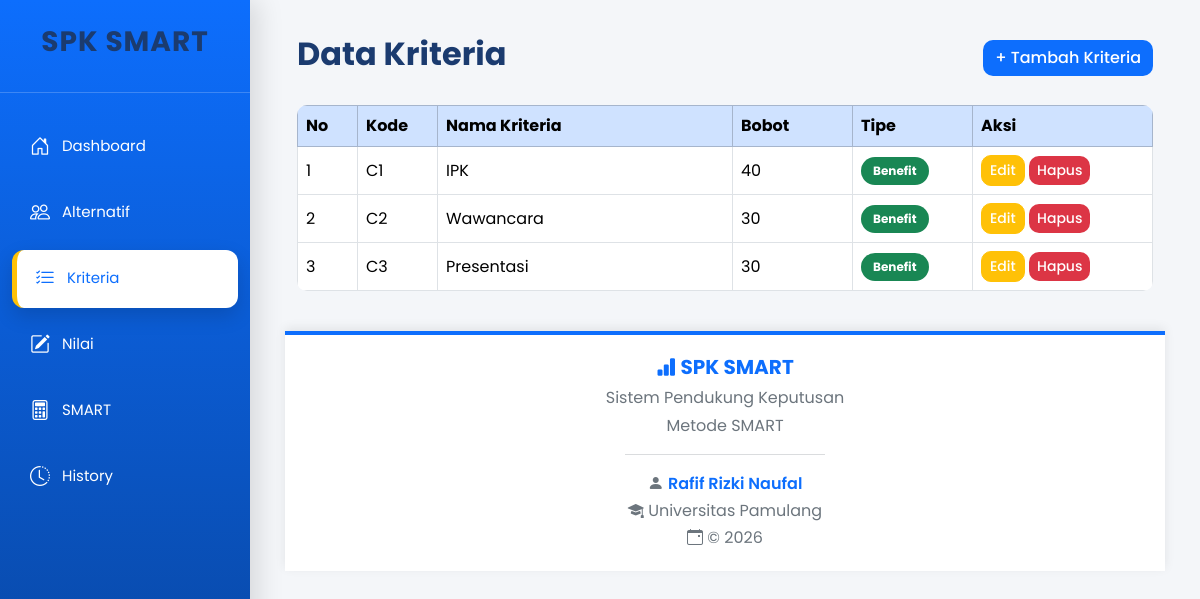
/kriteria/index.php, run on the app's committed database.
### tables this page shows
CREATE TABLE `kriteria` (
  `id_kriteria` int(11) NOT NULL,
  `nama_kriteria` varchar(100) NOT NULL,
  `bobot` double NOT NULL,
  `tipe` enum('benefit','cost') NOT NULL
);

### kriteria/index.php (the view, shortened to what this page needs)
<?php
include "../config/koneksi.php";
include "../templates/header.php";
include "../templates/sidebar.php";
?>
<div class="container-fluid">
<div class="d-flex justify-content-between align-items-center mb-4">
<h2>Data Kriteria</h2>
<button
class="btn btn-primary"
data-bs-toggle="modal"
data-bs-target="#modalTambah">
+ Tambah Kriteria
</button>
</div>
<table class="table table-bordered table-hover">
<thead class="table-primary">
<tr>
<th width="60">No</th>
<th width="80">Kode</th>
<th>Nama Kriteria</th>
<th width="120">Bobot</th>
<th width="120">Tipe</th>
<th width="180">Aksi</th>
</tr>
</thead>
<tbody>
<?php
$no=1;
$data=mysqli_query($conn,"
SELECT *
FROM kriteria
ORDER BY id_kriteria ASC
");
while($row=mysqli_fetch_assoc($data)){
?>
<tr>
<td><?= $no++; ?></td>
<td>C<?= $no-1; ?></td>
<td><?= $row['nama_kriteria']; ?></td>
<td><?= $row['bobot']; ?></td>
<td>
<?php
if($row['tipe']=="benefit"){
?>
<span class="badge bg-success">
Benefit
</span>
<?php
}else{
?>
<span class="badge bg-danger">
Cost
</span>
<?php } ?>
</td>
<td>
<a
href="edit.php?id=<?= $row['id_kriteria']; ?>"
class="btn btn-warning btn-sm">
Edit
</a>
<a
href="hapus.php?id=<?= $row['id_kriteria']; ?>"
class="btn btn-danger btn-sm"
onclick="return confirm('Yakin ingin menghapus data?')">
Hapus
</a>
</td>
</tr>
<?php } ?>
</tbody>
</table>
</div>
<?php
include "../templates/footer.php";
?>

### assets/css/style.css (style rules this page uses)
* { margin:0; padding:0; box-sizing:border-box; font-family:'Poppins',sans-serif; }
body { background:#f4f7fc; }
h1,h2,h3,h4 { color:#1b3b6f; font-weight:700; }
.btn { border-radius:12px; transition:.3s; font-weight:500; }
.btn-primary { background:#0d6efd; border:none; }
.btn-warning { color:#fff; }
.btn-danger { border:none; }
.table { background:#fff; border-radius:15px; overflow:hidden; margin-bottom:0; }
.table thead { color:#fff; }
.table td { vertical-align:middle; }
.table tbody tr { transition:.25s; }
.badge { padding:8px 12px; border-radius:20px; font-size:12px; }
.card, .table, .btn { animation:fadeUp .5s ease; }

### templates/header.php (style rules this page uses)
body { font-family:'Poppins',sans-serif; background:#f4f6f9; }
.table { border-radius:10px; overflow:hidden; }
.table thead { font-weight:600; }
.btn { border-radius:10px; transition:.3s; }

### data on the page
kriteria: nama_kriteria "IPK", bobot "40", tipe "Benefit"
kriteria: nama_kriteria "Wawancara", bobot "30", tipe "Benefit"
kriteria: nama_kriteria "Presentasi", bobot "30", tipe "Benefit"
